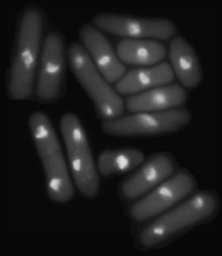
#> input picture Variable Thresholding/yeast.tif, 222 x 256 px, shrunk from 710 x 818 before the run
$ jupyter execute Variable_Thresholding.ipynb
#> lines starting #> are read from the running program, lines starting #| are printed output that depends on the picture; after the words box and inside, x2 and y2 are one past the last pixel; in counts of white or black regions, pixels touching at a corner belong together
## Importing Libraries

[cell 1]
import cv2
import numpy as np
from google.colab.patches import cv2_imshow
import matplotlib.pyplot as plt

## Variable Thresholding Based on Local Image Properties

[cell 2]
# loading the image
yeast = cv2.imread('yeast.tif')
#> yeast is the input picture: shape (256, 222, 3); min 6, max 220, mean 33.1
yeast = cv2.cvtColor(yeast, cv2.COLOR_BGR2GRAY)
#> yeast: shape (256, 222)

# defining windowsize
windowSize = 3

# defining constants for variable thresholding
a = 30
b = 1.5

# calculating the global mean
mG = np.mean(yeast.ravel())
#> mG = 33.07

# allocating memory for output image
yeast_segmented = np.zeros((yeast.shape[0], yeast.shape[1]))

# variable thresholding
for i in range(yeast.shape[0] - (windowSize - 1)):
  for j in range(yeast.shape[1] - (windowSize - 1)):
    # calculating threshold parameters
    m_xy = np.mean(yeast[i: i + windowSize, j: j + windowSize])
    std_xy = np.std(yeast[i: i + windowSize, j: j + windowSize])
    # threshold and the if condition below can be used interchangeably
    threshold = (a * std_xy) + (b * mG)

    if yeast[i, j] > (a * std_xy) and yeast[i, j] > (b * mG):
      yeast_segmented[i, j] = 1
    else:
      yeast_segmented[i, j] = 0
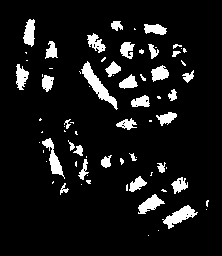
#> yeast_segmented: shape (256, 222) float64; values 0 (black) and 1 (white), 8.8% white; 75 white regions (41 under 20 px), largest, box (x1, y1, x2, y2) and area: (81, 61, 118, 110) 481, (162, 205, 198, 229) 352, (42, 138, 65, 179) 300

# displaying the results
plt.subplot(1, 2, 1); plt.axis('off'); plt.title('Original Image'); plt.imshow(yeast, 'gray')
plt.subplot(1, 2, 2); plt.axis('off'); plt.title('Variable Thresholding'); plt.imshow(yeast_segmented, 'gray')
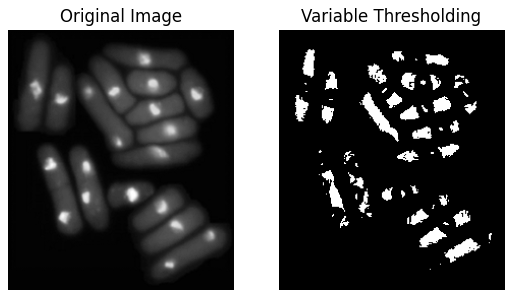
#> figure drawn by matplotlib, 2 panels
